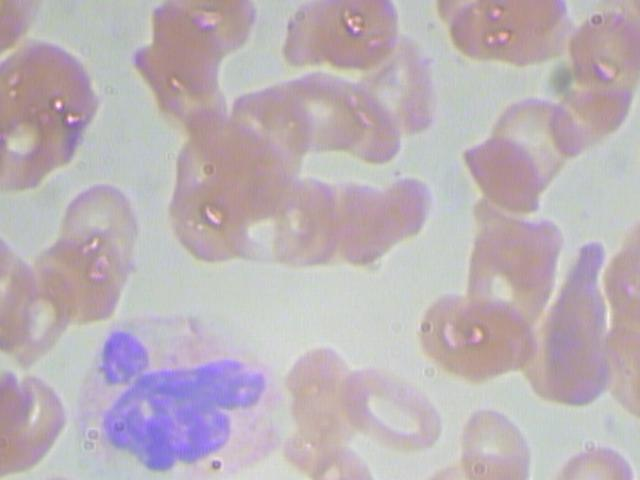
#> input picture data/images/BloodImage_00001.jpg, 640 x 480 px; its folder holds only this picture in this run
$ python -i red_cells_detection.py   (imports and definitions only)
#> lines starting #> are read from the running program, lines starting #| are printed output that depends on the picture; after the words box and inside, x2 and y2 are one past the last pixel; in counts of white or black regions, pixels touching at a corner belong together
#> further down, picture is the input picture: shape (480, 640, 3); mean B, G, R 182.9, 177.2, 187.9
### src/HSV/remove_white_cells.py
import cv2
import numpy as np
import matplotlib.pyplot as plt

def RemoveWhiteCells(img):
    hsv = cv2.cvtColor(img, cv2.COLOR_BGR2HSV)
#> hsv: shape (480, 640, 3); mean H, S, V 91.4, 25.9, 193.1

    # Mantendo apenas as células brancas
    lower_red = np.array([140, 50, 50])
    upper_red = np.array([255, 255, 255])

    # Máscara que guarda o range que as células se encontram

    mask = cv2.inRange(hsv, lower_red, upper_red)
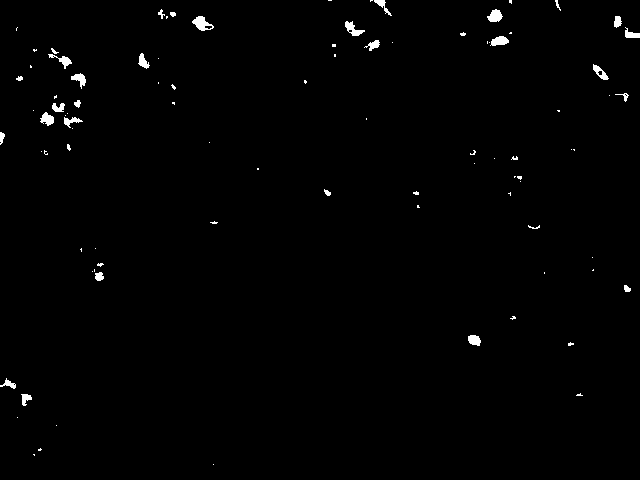
#> mask: shape (480, 640); 0.87% white; 91 white regions (61 under 20 px), largest, box (x1, y1, x2, y2) and area: (192, 16, 214, 31) 176, (487, 9, 503, 22) 139, (345, 21, 365, 36) 138

    # Agora, "limpa" os ruídos mínimos pretos e brancos que estão na imagem
    kernel = np.ones((5,5),np.uint8)
    mask = cv2.morphologyEx(mask, cv2.MORPH_CLOSE, kernel)
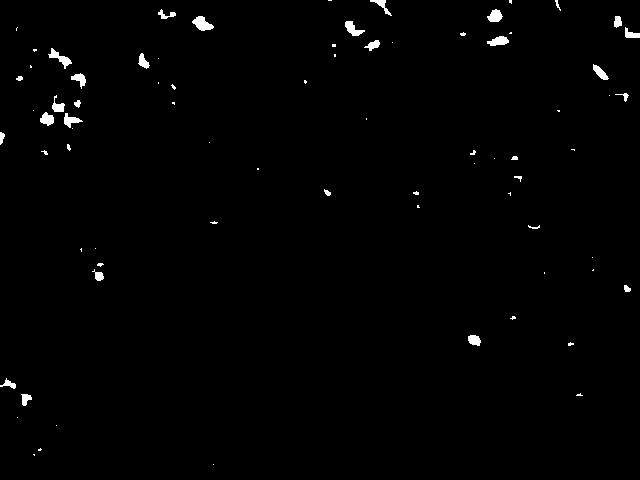
#> mask: shape (480, 640); 0.95% white; 76 white regions (46 under 20 px), largest, box (x1, y1, x2, y2) and area: (192, 16, 214, 31) 192, (48, 48, 72, 69) 168, (345, 21, 365, 36) 151
    mask = cv2.morphologyEx(mask, cv2.MORPH_OPEN, kernel)
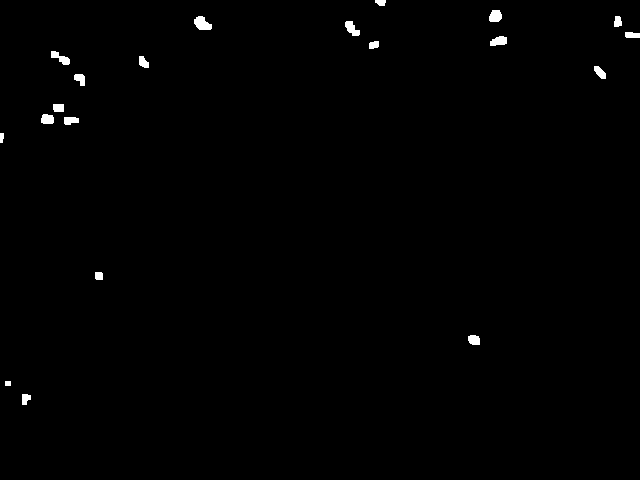
#> mask: shape (480, 640); 0.61% white; 20 white regions, largest, box (x1, y1, x2, y2) and area: (194, 16, 212, 30) 176, (345, 21, 360, 36) 135, (51, 51, 70, 65) 133

    # Segmentanto as células brancas, só elas irão aparecer
    result = cv2.bitwise_and(img, img, mask=mask)

    return result

### src/cells_detection/red_cells_detection.py
import matplotlib.pyplot as plt
from read_images import ReadImages
from HSV import remove_white_cells as rwc
import numpy as np
import cv2

def RedCellsDetection(img):
    # Função para trabalhar que trabalha no canal HSV (remoção das células brancas)
    remove_white_cells = rwc.RemoveWhiteCells(img)

    red_cells_img = img.copy()

    # Conversão de RGB para tons de cinza
    gray_img = cv2.cvtColor(remove_white_cells, cv2.COLOR_BGR2GRAY)

    # Melhora de contraste com a aplicação de CLAHE
    clahe = cv2.createCLAHE(2.0, (8,8))

    clahe_img = clahe.apply(gray_img)

    # Aplicando filtro gaussiano para remoção de ruídos

    blurry_img = cv2.GaussianBlur(clahe_img, (5, 5), 0)

    # Aplicando threshold para binarização da imagem
    binary_img = cv2.adaptiveThreshold(blurry_img, 255, cv2.ADAPTIVE_THRESH_MEAN_C, cv2.THRESH_BINARY_INV, 11, 2)
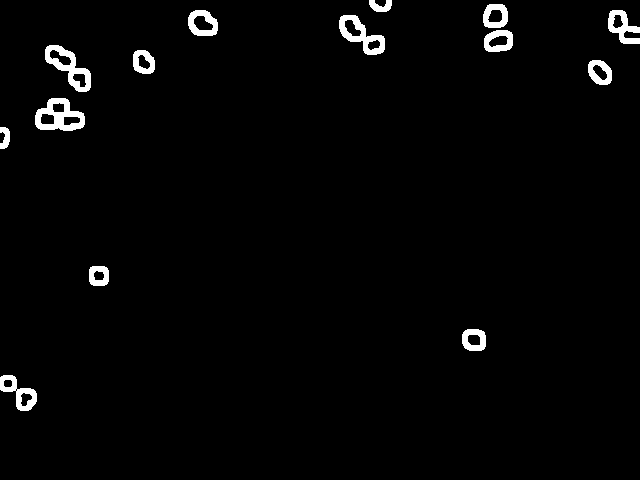
#> binary_img: shape (480, 640); 2.1% white; 14 white regions, largest, box (x1, y1, x2, y2) and area: (35, 98, 85, 131) 904, (45, 45, 91, 92) 814, (339, 15, 385, 55) 746

    # Aplicando erosão na imagem para preenchimento dos buracos das células
    kernel = np.ones((4,4),np.uint8)
    eroding_img = cv2.erode(binary_img, kernel, 3)
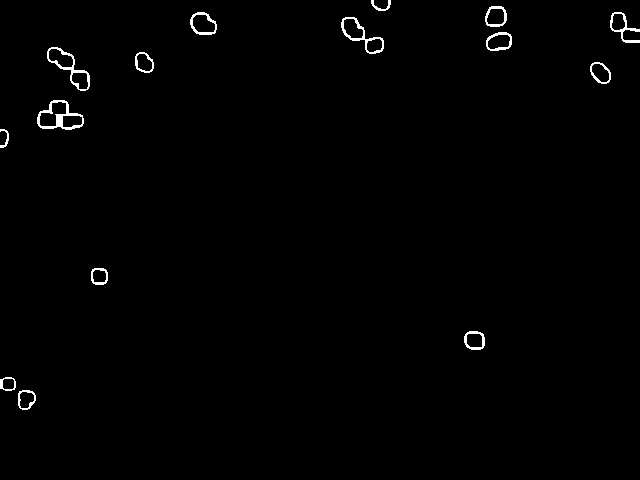
#> eroding_img: shape (480, 640); 0.88% white in thin lines or dots, all inside (x1, y1, x2, y2) = (0, 0, 640, 410)

    # Aplicação de Fechamento para remoção de pontos (ruídos)
    closing_img = cv2.morphologyEx(eroding_img, cv2.MORPH_CLOSE, kernel)
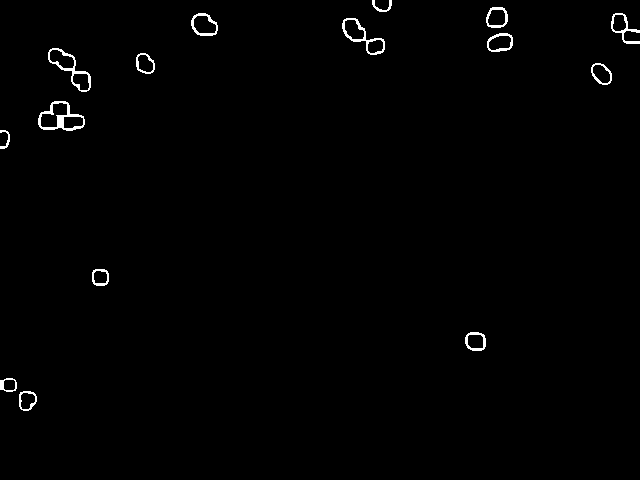
#> closing_img: shape (480, 640); 0.89% white in thin lines or dots, all inside (x1, y1, x2, y2) = (0, 0, 640, 411)

    # Usando o inverso da imagem para detecção das células
    inverse_img = 255-closing_img

    # Detecção dos círculos da imagem com CHT
    contours, hierarchy = cv2.findContours(inverse_img, cv2.RETR_TREE, cv2.CHAIN_APPROX_SIMPLE)
#> contours = 31 contours; largest, box (x1, y1, x2, y2) and area: (0, 0, 640, 480) 304904, (37, 100, 86, 132) 1034, (47, 47, 92, 93) 868, (341, 17, 386, 56) 784, (190, 12, 219, 37) 524

    red_cells = []

    red_cells_count = 0

    for c in contours:
        (x, y), r = cv2.minEnclosingCircle(c)

        x1 = x-r
        x2 = x+r
        y1 = y-r
        y2 = y+r

        if r >= 19 and r <= 160:
            cv2.rectangle(red_cells_img, (int(x1), int(y1)), (int(x2), int(y2)), (0, 255, 0), 2)
            red_cells_count += 1
#> this loop made 31 passes
#> (x, y, r, x1, x2, y1, y2) on passes 1 to 12: (9, 384.5, 6.1, 2.9, 15.1, 378.4, 390.6), (2.5, 138.5, 6.96, -4.46, 9.46, 131.5, 145.5), (631.5, 36.5, 8.28, 623.2, 639.8, 28.22, 44.78), (618.5, 22.5, 8.28, 610.2, 626.8, 14.22, 30.78), (381.5, 3.28, 7.28, 374.2, 388.8, -4, 10.56), (319.5, 239.5, 399.3, -79.8, 718.8, -159.8, 638.8), (26.55, 400.2, 11.33, 15.22, 37.88, 388.9, 411.6), (26.79, 400.8, 8.66, 18.13, 35.44, 392.1, 409.4), (475, 341.5, 11.93, 463.1, 486.9, 329.6, 353.4), (475, 341.5, 8.9, 466.1, 483.9, 332.6, 350.4), (99.78, 276.8, 10.31, 89.46, 110.1, 266.5, 287.1), (99.95, 277, 7.14, 92.81, 107.1, 269.8, 284.1)
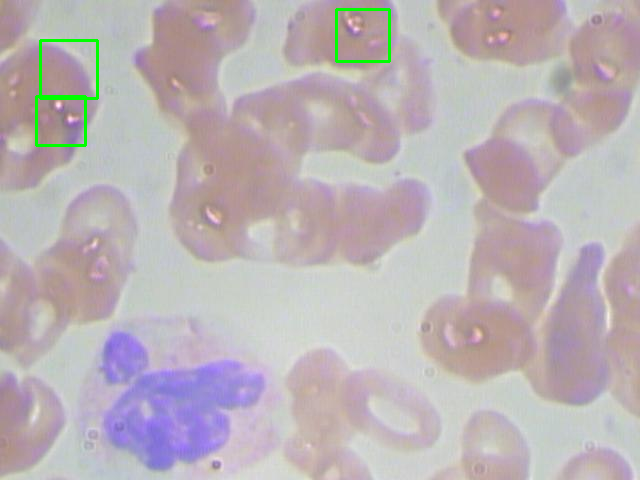
#> red_cells_img: shape (480, 640, 3); 0.6% of pixels changed, all inside (x1, y1, x2, y2) = (35, 8, 391, 147)
#> after the loop, red_cells_count = 3

    fig, ax = plt.subplots(nrows=3, ncols=3, figsize=(10,7))
    fig.subplots_adjust(hspace= 0.5, wspace= 0.5)

    ax[0][0].imshow(img)
    ax[0][0].set_title('Original')

    ax[0][1].imshow(remove_white_cells)
    ax[0][1].set_title('HSV')

    ax[0][2].imshow(gray_img, cmap='gray')
    ax[0][2].set_title('Gray')

    ax[1][0].imshow(blurry_img, cmap='gray')
    ax[1][0].set_title('Clahe')

    ax[1][1].imshow(blurry_img, cmap='gray')
    ax[1][1].set_title('Gaussian Blur')

    ax[1][2].imshow(binary_img, cmap='gray')
    ax[1][2].set_title('Binary')

    ax[2][0].imshow(closing_img, cmap='gray')
    ax[2][0].set_title('Eroding then Closing')

    ax[2][1].imshow(inverse_img, cmap='gray')
    ax[2][1].set_title('Inverse')

    ax[2][2].imshow(red_cells_img)
    ax[2][2].set_title('Red Cells: ' + str(red_cells_count))


    plt.show()
#> figure, not shown here; B, G, R data is drawn as R, G, B

>>> import cv2
>>> picture = cv2.imread('../../data/images/BloodImage_00001.jpg')
>>> result = RedCellsDetection(picture)

$ run again, on data/images/BloodImage_00004.jpg
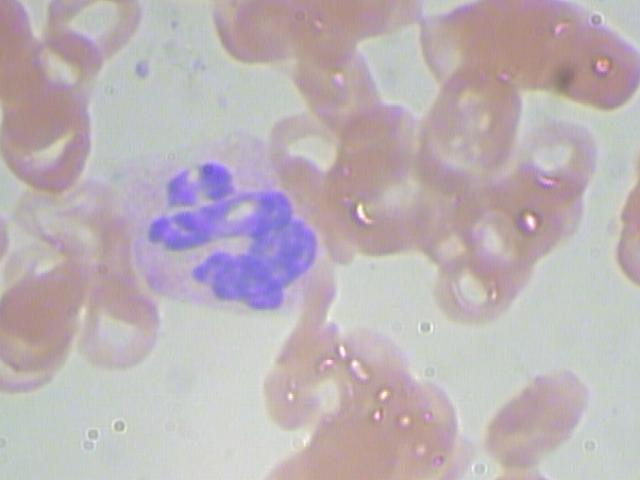
#> input picture data/images/BloodImage_00004.jpg, 640 x 480 px
#> picture is the input picture: shape (480, 640, 3); mean B, G, R 182.3, 177.9, 188.3
#> hsv: shape (480, 640, 3); mean H, S, V 84.5, 26.4, 193.8
#> in RemoveWhiteCells, `mask = cv2.inRange(hsv, lower_red, upper_red)`:
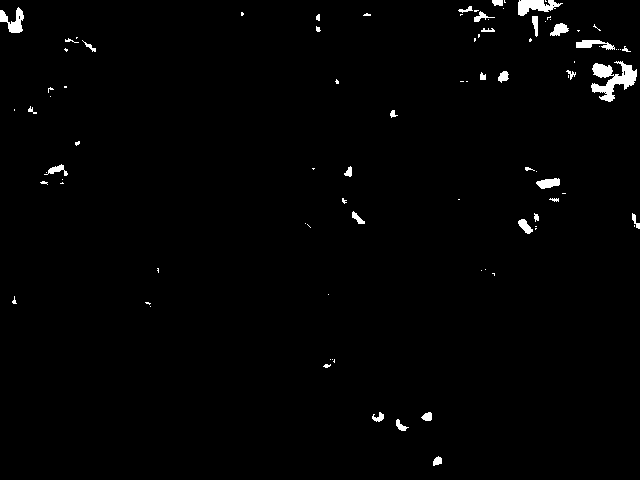
#> mask: shape (480, 640); 1.3% white; 91 white regions (57 under 20 px), largest, box (x1, y1, x2, y2) and area: (591, 61, 637, 102) 896, (518, 0, 563, 16) 420, (0, 7, 24, 33) 312
#> binary_img: shape (480, 640); 2.5% white; 21 white regions (4 under 20 px), largest, box (x1, y1, x2, y2) and area: (586, 58, 640, 107) 1188, (468, 0, 562, 31) 1156, (547, 18, 620, 56) 1093
#> eroding_img: shape (480, 640); 1.1% white in thin lines or dots
#> closing_img: shape (480, 640); 1.1% white in thin lines or dots
#> inverse_img: shape (480, 640); 98.9% white; black in thin lines or dots
#> contours = 37 contours; largest, box (x1, y1, x2, y2) and area: (0, 0, 640, 480) 301578, (591, 64, 640, 104) 1211, (572, 36, 621, 57) 763, (517, 0, 560, 19) 574, (534, 174, 567, 195) 534
#> the loop in RedCellsDetection, `for c in contours:` made 37 passes
#> (x, y, r, x1, x2, y1, y2) on passes 1 to 8: (637.5, 226.5, 4.74, 632.8, 642.2, 221.8, 231.2), (614.8, 80.27, 26.65, 588.2, 641.5, 53.62, 106.9), (536.2, 21.88, 7.21, 529, 543.4, 14.66, 29.09), (480.5, 18.56, 9.24, 471.2, 489.7, 9.32, 27.81), (12.5, 21.58, 17.04, -4.54, 29.54, 4.54, 38.62), (537.5, 8, 22.01, 515.5, 559.5, -14.01, 30.01), (500, 3, 8.54, 491.5, 508.5, -5.54, 11.54), (319.5, 239.5, 399.3, -79.8, 718.8, -159.8, 638.8)
#> after the loop in RedCellsDetection, `for c in contours:`:
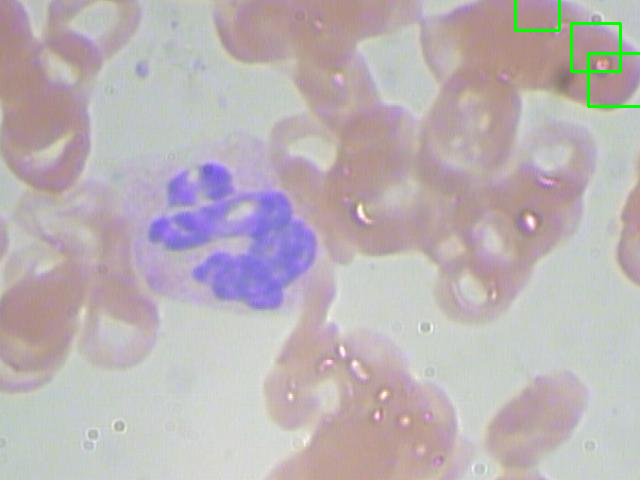
#> red_cells_img: shape (480, 640, 3); 0.44% of pixels changed, all inside (x1, y1, x2, y2) = (514, 0, 640, 108)
#> after the loop in RedCellsDetection, `for c in contours:`: red_cells_count = 3

$ run again, on data/images/BloodImage_00011.jpg
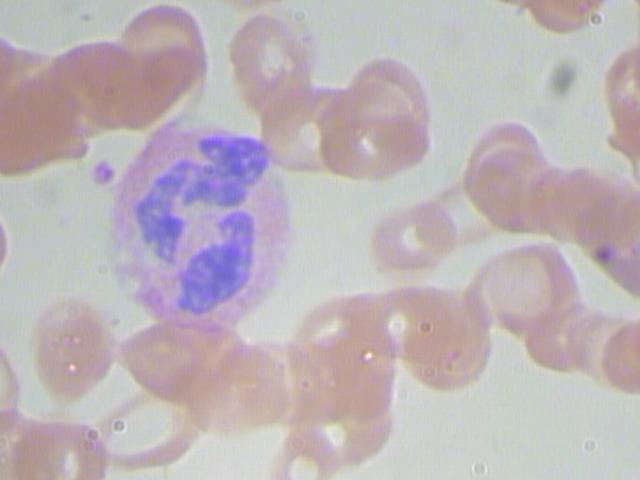
#> input picture data/images/BloodImage_00011.jpg, 640 x 480 px
#> picture is the input picture: shape (480, 640, 3); mean B, G, R 184.1, 179.8, 189.2
#> hsv: shape (480, 640, 3); mean H, S, V 83, 25.8, 195.1
#> in RemoveWhiteCells, `mask = cv2.inRange(hsv, lower_red, upper_red)`:
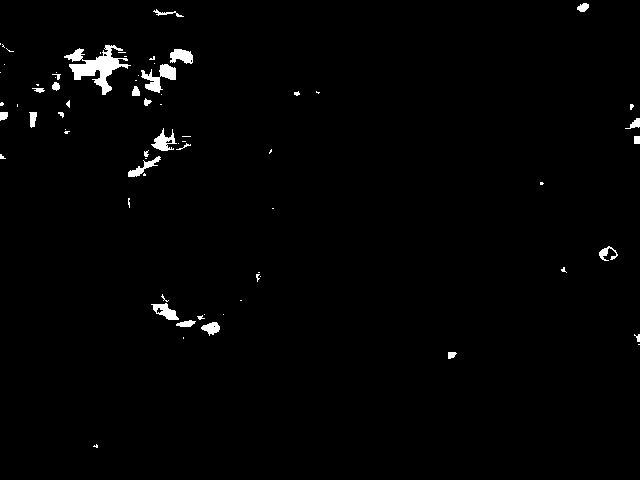
#> mask: shape (480, 640); 1.3% white; 72 white regions (44 under 20 px), largest, box (x1, y1, x2, y2) and area: (64, 45, 131, 95) 1198, (141, 64, 176, 93) 450, (151, 128, 177, 151) 269
#> binary_img: shape (480, 640); 2.5% white; 13 white regions (2 under 20 px), largest, box (x1, y1, x2, y2) and area: (47, 39, 134, 99) 1904, (126, 43, 199, 102) 1443, (147, 294, 225, 341) 1256
#> eroding_img: shape (480, 640); 1% white in thin lines or dots, all inside (x1, y1, x2, y2) = (0, 0, 640, 363)
#> closing_img: shape (480, 640); 1% white; 12 white regions (1 under 20 px), largest, box (x1, y1, x2, y2) and area: (50, 42, 134, 99) 769, (129, 46, 199, 102) 638, (150, 297, 225, 341) 539
#> inverse_img: shape (480, 640); 99% white; 12 black regions (1 under 20 px)
#> contours = 25 contours, 1 with area under 20; largest, box (x1, y1, x2, y2) and area: (0, 0, 640, 480) 305149, (49, 41, 135, 100) 2918, (128, 45, 200, 103) 1963, (68, 44, 132, 97) 1688, (149, 296, 226, 342) 1494
#> the loop in RedCellsDetection, `for c in contours:` made 25 passes
#> (x, y, r, x1, x2, y1, y2) on passes 1 to 8: (638.5, 339, 6.02, 632.5, 644.5, 333, 345), (636.5, 141, 6.18, 630.3, 642.7, 134.8, 147.2), (636, 124.5, 7.16, 628.8, 643.2, 117.3, 131.7), (5.05, 116.9, 7.14, -2.09, 12.19, 109.8, 124.1), (584.8, 9.21, 7.51, 577.3, 592.3, 1.71, 16.72), (319.5, 239.5, 399.3, -79.8, 718.8, -159.8, 638.8), (452.5, 356, 9.6, 442.9, 462.1, 346.4, 365.6), (452.5, 356, 6.27, 446.2, 458.8, 349.7, 362.3)
#> after the loop in RedCellsDetection, `for c in contours:`:
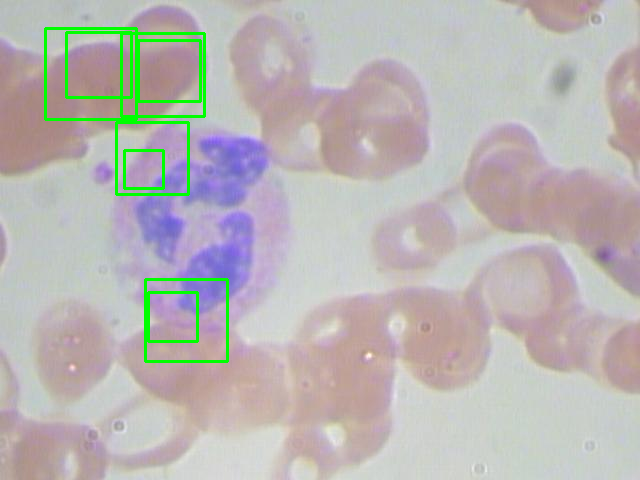
#> red_cells_img: shape (480, 640, 3); 2.07% of pixels changed, all inside (x1, y1, x2, y2) = (44, 27, 229, 363)
#> after the loop in RedCellsDetection, `for c in contours:`: red_cells_count = 8

$ run again, on data/images/BloodImage_00017.jpg
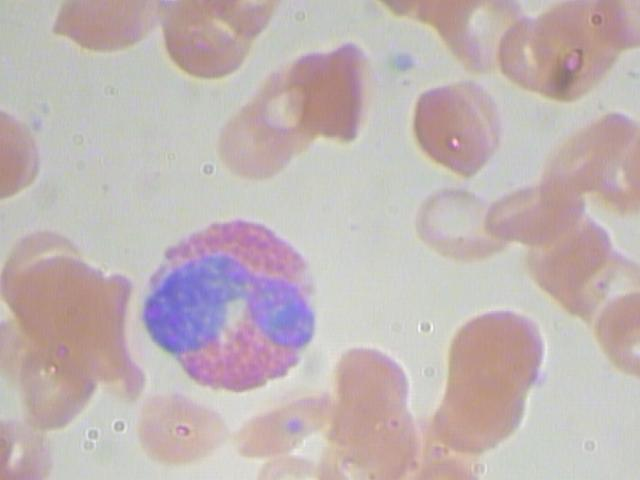
#> input picture data/images/BloodImage_00017.jpg, 640 x 480 px
#> picture is the input picture: shape (480, 640, 3); mean B, G, R 180.2, 180.2, 193
#> hsv: shape (480, 640, 3); mean H, S, V 57.1, 28, 196
#> binary_img: shape (480, 640); 5% white; 49 white regions (12 under 20 px), largest, box (x1, y1, x2, y2) and area: (164, 215, 302, 287) 2257, (290, 40, 364, 134) 2129, (179, 316, 302, 394) 2072
#> eroding_img: shape (480, 640); 2% white in thin lines or dots
#> closing_img: shape (480, 640); 2% white; 52 white regions (23 under 20 px), largest, box (x1, y1, x2, y2) and area: (167, 218, 302, 287) 988, (293, 43, 364, 134) 923, (182, 319, 302, 394) 893
#> inverse_img: shape (480, 640); 98% white; 52 black regions (23 under 20 px)
#> contours = 75 contours, 24 with area under 20; largest, box (x1, y1, x2, y2) and area: (0, 0, 640, 480) 305106, (181, 318, 303, 395) 5888, (166, 217, 303, 288) 5630, (184, 321, 299, 391) 4708, (170, 221, 299, 285) 4325
#> the loop in RedCellsDetection, `for c in contours:` made 75 passes
#> (x, y, r, x1, x2, y1, y2) on passes 1 to 8: (6.5, 474.5, 7.91, -1.41, 14.41, 466.6, 482.4), (3, 461, 6.71, -3.71, 9.71, 454.3, 467.7), (638.5, 321.5, 4.53, 634, 643, 317, 326), (3.4, 154, 5.25, -1.85, 8.65, 148.8, 159.2), (219, 9.5, 8.9, 210.1, 227.9, 0.598, 18.4), (206, 2.5, 4.72, 201.3, 210.7, -2.22, 7.22), (319.5, 239.5, 399.3, -79.8, 718.8, -159.8, 638.8), (183, 431, 10.82, 172.2, 193.8, 420.2, 441.8)
#> after the loop in RedCellsDetection, `for c in contours:`:
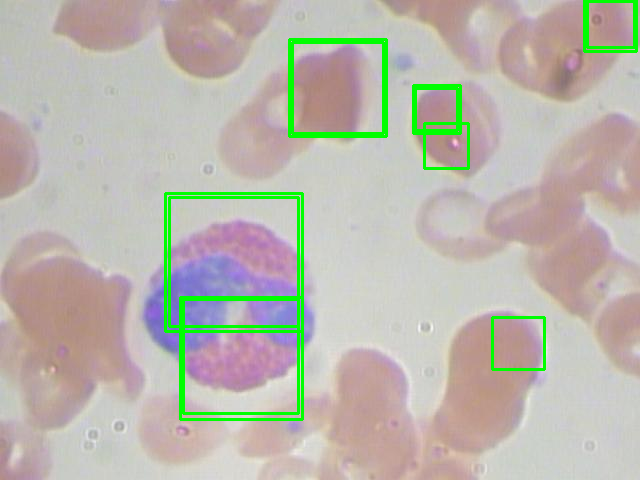
#> red_cells_img: shape (480, 640, 3); 3.58% of pixels changed, all inside (x1, y1, x2, y2) = (164, 0, 638, 421)
#> after the loop in RedCellsDetection, `for c in contours:`: red_cells_count = 12
